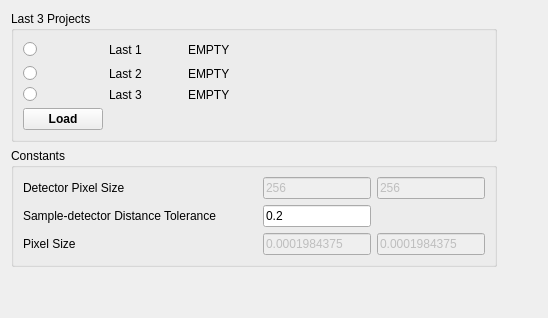
      <widget class="QWidget" name="tab_recordManagemet">
       <attribute name="title">
        <string>Advanced Setup</string>
       </attribute>
       <layout class="QGridLayout" name="gridLayout_27">
        <item row="0" column="2">
         <spacer name="horizontalSpacer_25">
          <property name="orientation">
           <enum>Qt::Horizontal</enum>
          </property>
          <property name="sizeType">
           <enum>QSizePolicy::MinimumExpanding</enum>
          </property>
          <property name="sizeHint" stdset="0">
           <size>
            <width>40</width>
            <height>20</height>
           </size>
          </property>
         </spacer>
        </item>
        <item row="0" column="0">
         <widget class="QGroupBox" name="groupBox_16">
          <property name="title">
           <string>Last 3 Projects</string>
          </property>
          <layout class="QGridLayout" name="gridLayout_25">
           <item row="2" column="1">
            <widget class="QLabel" name="label_last2">
             <property name="text">
              <string>Last 2</string>
             </property>
            </widget>
           </item>
           <item row="4" column="3">
            <widget class="QLabel" name="label_last3Path">
             <property name="sizePolicy">
              <sizepolicy hsizetype="MinimumExpanding" vsizetype="Preferred">
               <horstretch>0</horstretch>
               <verstretch>0</verstretch>
              </sizepolicy>
             </property>
             <property name="text">
              <string>EMPTY</string>
             </property>
            </widget>
           </item>
           <item row="1" column="0">
            <widget class="QRadioButton" name="radioButton_useLast1">
             <property name="text">
              <string/>
             </property>
            </widget>
           </item>
           <item row="2" column="0">
            <widget class="QRadioButton" name="radioButton_useLast2">
             <property name="text">
              <string/>
             </property>
            </widget>
           </item>
           <item row="4" column="0">
            <widget class="QRadioButton" name="radioButton_useLast3">
             <property name="text">
              <string/>
             </property>
            </widget>
           </item>
           <item row="1" column="1">
            <widget class="QLabel" name="label_last1">
             <property name="text">
              <string>Last 1</string>
             </property>
            </widget>
           </item>
           <item row="4" column="1">
            <widget class="QLabel" name="label_last3">
             <property name="text">
              <string>Last 3</string>
             </property>
            </widget>
           </item>
           <item row="1" column="3">
            <widget class="QLabel" name="label_last1Path">
             <property name="sizePolicy">
              <sizepolicy hsizetype="MinimumExpanding" vsizetype="Preferred">
               <horstretch>0</horstretch>
               <verstretch>0</verstretch>
              </sizepolicy>
             </property>
             <property name="minimumSize">
              <size>
               <width>200</width>
               <height>0</height>
              </size>
             </property>
             <property name="text">
              <string>EMPTY</string>
             </property>
            </widget>
           </item>
           <item row="2" column="3">
            <widget class="QLabel" name="label_last2Path">
             <property name="sizePolicy">
              <sizepolicy hsizetype="MinimumExpanding" vsizetype="Preferred">
               <horstretch>0</horstretch>
               <verstretch>0</verstretch>
              </sizepolicy>
             </property>
             <property name="text">
              <string>EMPTY</string>
             </property>
            </widget>
           </item>
           <item row="1" column="2">
            <spacer name="horizontalSpacer_22">
             <property name="orientation">
              <enum>Qt::Horizontal</enum>
             </property>
             <property name="sizeType">
              <enum>QSizePolicy::Preferred</enum>
             </property>
             <property name="sizeHint" stdset="0">
              <size>
               <width>40</width>
               <height>20</height>
              </size>
             </property>
            </spacer>
           </item>
           <item row="5" column="0">
            <widget class="QPushButton" name="pushButton_loadLastNthProject">
             <property name="font">
              <font>
               <pointsize>9</pointsize>
               <weight>75</weight>
               <bold>true</bold>
              </font>
             </property>
             <property name="text">
              <string>Load</string>
             </property>
            </widget>
           </item>
          </layout>
         </widget>
        </item>
        <item row="2" column="0">
         <spacer name="verticalSpacer_25">
          <property name="orientation">
           <enum>Qt::Vertical</enum>
          </property>
          <property name="sizeType">
           <enum>QSizePolicy::MinimumExpanding</enum>
          </property>
          <property name="sizeHint" stdset="0">
           <size>
            <width>20</width>
            <height>40</height>
           </size>
          </property>
         </spacer>
        </item>
        <item row="1" column="2">
         <spacer name="horizontalSpacer_35">
          <property name="orientation">
           <enum>Qt::Horizontal</enum>
          </property>
          <property name="sizeType">
           <enum>QSizePolicy::MinimumExpanding</enum>
          </property>
          <property name="sizeHint" stdset="0">
           <size>
            <width>40</width>
            <height>20</height>
           </size>
          </property>
         </spacer>
        </item>
        <item row="1" column="0">
         <widget class="QGroupBox" name="groupBox_23">
          <property name="title">
           <string>Constants</string>
          </property>
          <layout class="QGridLayout" name="gridLayout_6">
           <item row="2" column="2">
            <widget class="QLineEdit" name="lineEdit_pixelSizeX">
             <property name="enabled">
              <bool>false</bool>
             </property>
             <property name="sizePolicy">
              <sizepolicy hsizetype="MinimumExpanding" vsizetype="Fixed">
               <horstretch>0</horstretch>
               <verstretch>0</verstretch>
              </sizepolicy>
             </property>
             <property name="text">
              <string>0.0001984375</string>
             </property>
            </widget>
           </item>
           <item row="2" column="0">
            <widget class="QLabel" name="label_21">
             <property name="text">
              <string>Pixel Size</string>
             </property>
            </widget>
           </item>
           <item row="1" column="0">
            <widget class="QLabel" name="label_20">
             <property name="text">
              <string>Sample-detector Distance Tolerance</string>
             </property>
            </widget>
           </item>
           <item row="1" column="2">
            <widget class="QLineEdit" name="lineEdit_sampleDetDistTol">
             <property name="sizePolicy">
              <sizepolicy hsizetype="MinimumExpanding" vsizetype="Fixed">
               <horstretch>0</horstretch>
               <verstretch>0</verstretch>
              </sizepolicy>
             </property>
             <property name="maximumSize">
              <size>
               <width>10000</width>
               <height>16777215</height>
              </size>
             </property>
             <property name="text">
              <string>0.2</string>
             </property>
            </widget>
           </item>
           <item row="1" column="1">
            <spacer name="horizontalSpacer_36">
             <property name="orientation">
              <enum>Qt::Horizontal</enum>
             </property>
             <property name="sizeType">
              <enum>QSizePolicy::Preferred</enum>
             </property>
             <property name="sizeHint" stdset="0">
              <size>
               <width>40</width>
               <height>20</height>
              </size>
             </property>
            </spacer>
           </item>
           <item row="2" column="3">
            <widget class="QLineEdit" name="lineEdit_pixelSizeY">
             <property name="enabled">
              <bool>false</bool>
             </property>
             <property name="text">
              <string>0.0001984375</string>
             </property>
            </widget>
           </item>
           <item row="0" column="2">
            <widget class="QLineEdit" name="lineEdit_numPixelRow">
             <property name="enabled">
              <bool>false</bool>
             </property>
             <property name="text">
              <string>256</string>
             </property>
            </widget>
           </item>
           <item row="0" column="3">
            <widget class="QLineEdit" name="lineEdit_numPixelColumn">
             <property name="enabled">
              <bool>false</bool>
             </property>
             <property name="text">
              <string>256</string>
             </property>
            </widget>
           </item>
           <item row="0" column="0">
            <widget class="QLabel" name="label_22">
             <property name="text">
              <string>Detector Pixel Size</string>
             </property>
            </widget>
           </item>
          </layout>
         </widget>
        </item>
       </layout>
      </widget>
